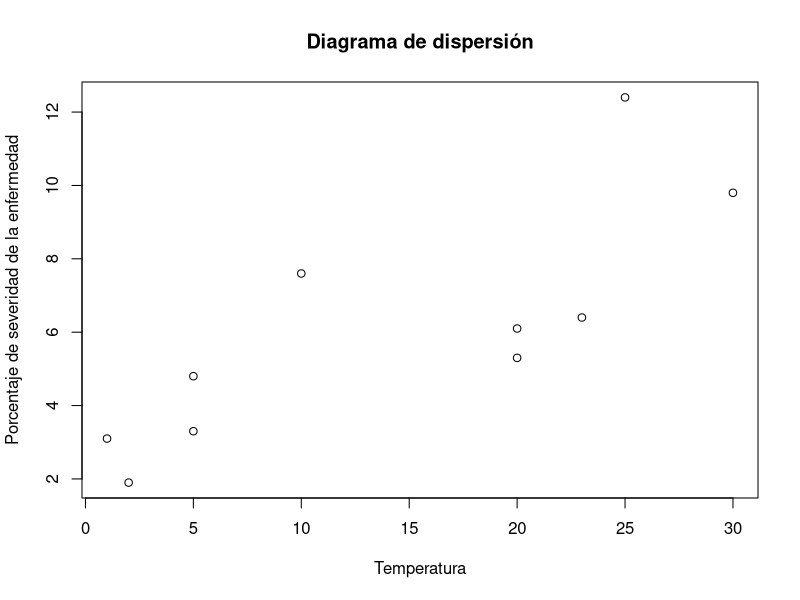
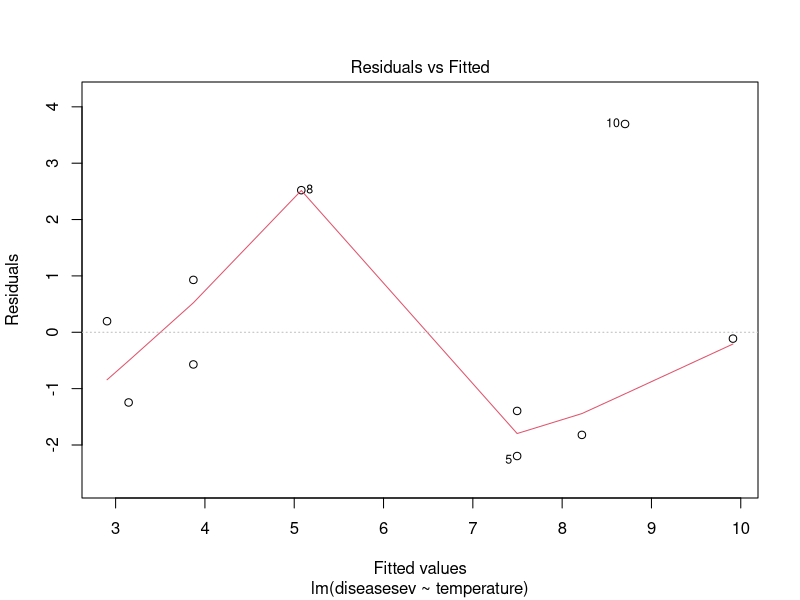
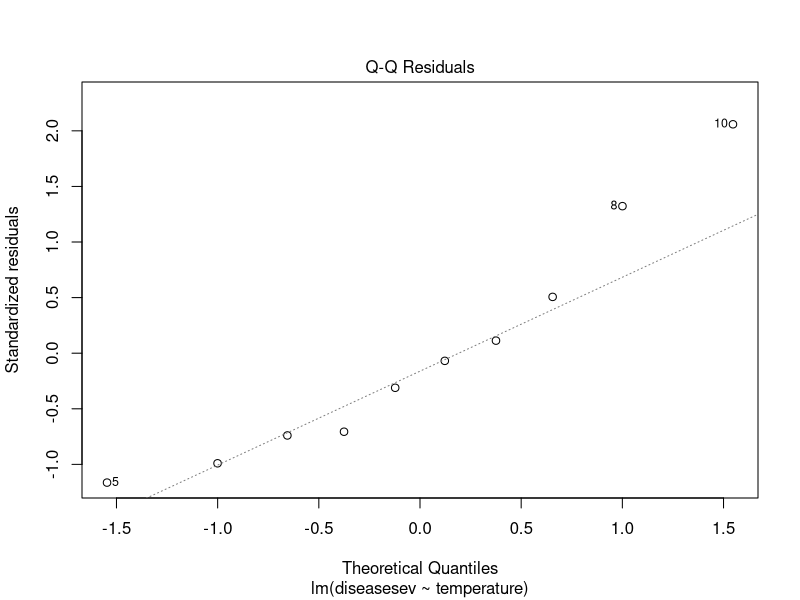
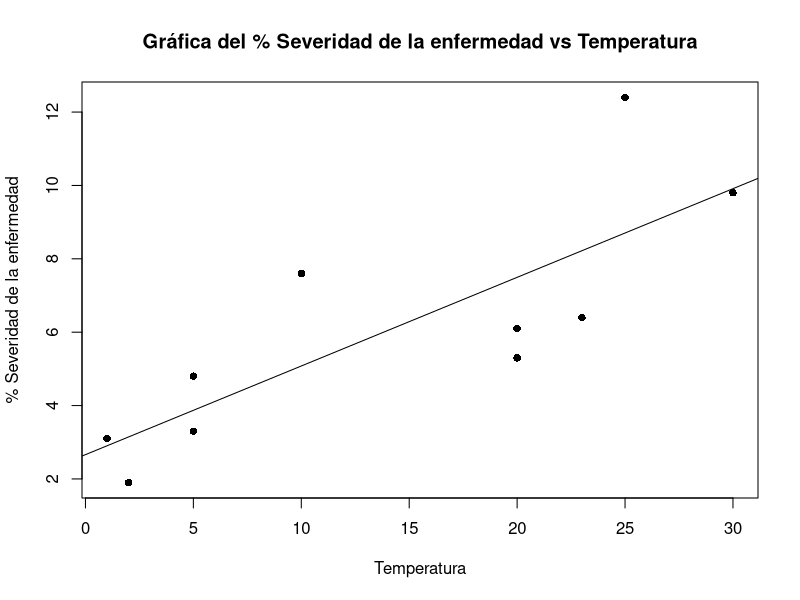

R code for these plots, in order:
# Epidemiología vegetal
# Ejercicio 4
# Dr. Ezequiel López
# Dr. Byron González
# http://cete.fausac.gt
# Este material es una traducción libre con base en el texto  
# Ecology and Epidemiology in R: Disease Progress Over Time
# https://www.apsnet.org/edcenter/disimpactmngmnt/topc/EcologyAndEpidemiologyInR/DiseaseProgress/Pages/default.aspx


# Ejemplo de una regresión lineal simple

## Severidad de una enfermedad en función de la temperatura

# Variable de respuesta, severidad de la enfermedad

diseasesev<-c(1.9,3.1,3.3,4.8,5.3,6.1,6.4,7.6,9.8,12.4)

# Variable predictora (dependiente), (centígrados)

temperature<-c(2,1,5,5,20,20,23,10,30,25)

# Revise graficamente la tendencia

windows(10,10)
plot(temperature,diseasesev,main="Diagrama de dispersión",xlab="Temperatura",ylab="Porcentaje de severidad de la enfermedad")

## Por conveniencia, el conjunto de datos puede ser convertido a un objeto tipo data.frame (marco de datos) 

severity <- as.data.frame(cbind(diseasesev,temperature))

## Ajuste un modelo de regresión lineal para los datos y resuma
##   la salida a partir de la función lm()

severity.lm <- lm(diseasesev~temperature,data=severity)

## Genere un resumen del modelo de regresión lineal

summary(severity.lm)

## which=1 produce una gráfica de residuos contra valores ajustados

plot(severity.lm, which=1)

## which=2 produce un gráfico de quantile-quantile (QQ plot)

plot(severity.lm,which=2)

options(digits=4)
fit.with.se<-predict(
  severity.lm,
  se.fit=TRUE
)
data.frame(
  severity,
  fitted.value=predict(severity.lm),
  residual=resid(severity.lm),
  fit.with.se
)

plot(
  diseasesev~temperature,
  data=severity,
  xlab="Temperatura",
  ylab="% Severidad de la enfermedad",
  pch=16
)
abline(severity.lm,lty=1)
title(main="Gráfica del % Severidad de la enfermedad vs Temperatura")

## Valores predichos severidad de la enfermedad para tres nuevas (new) ##temperaturas

new <- data.frame(temperature=c(15,16,17))
predict(
  severity.lm,
  newdata=new,
  interval="confidence"
)